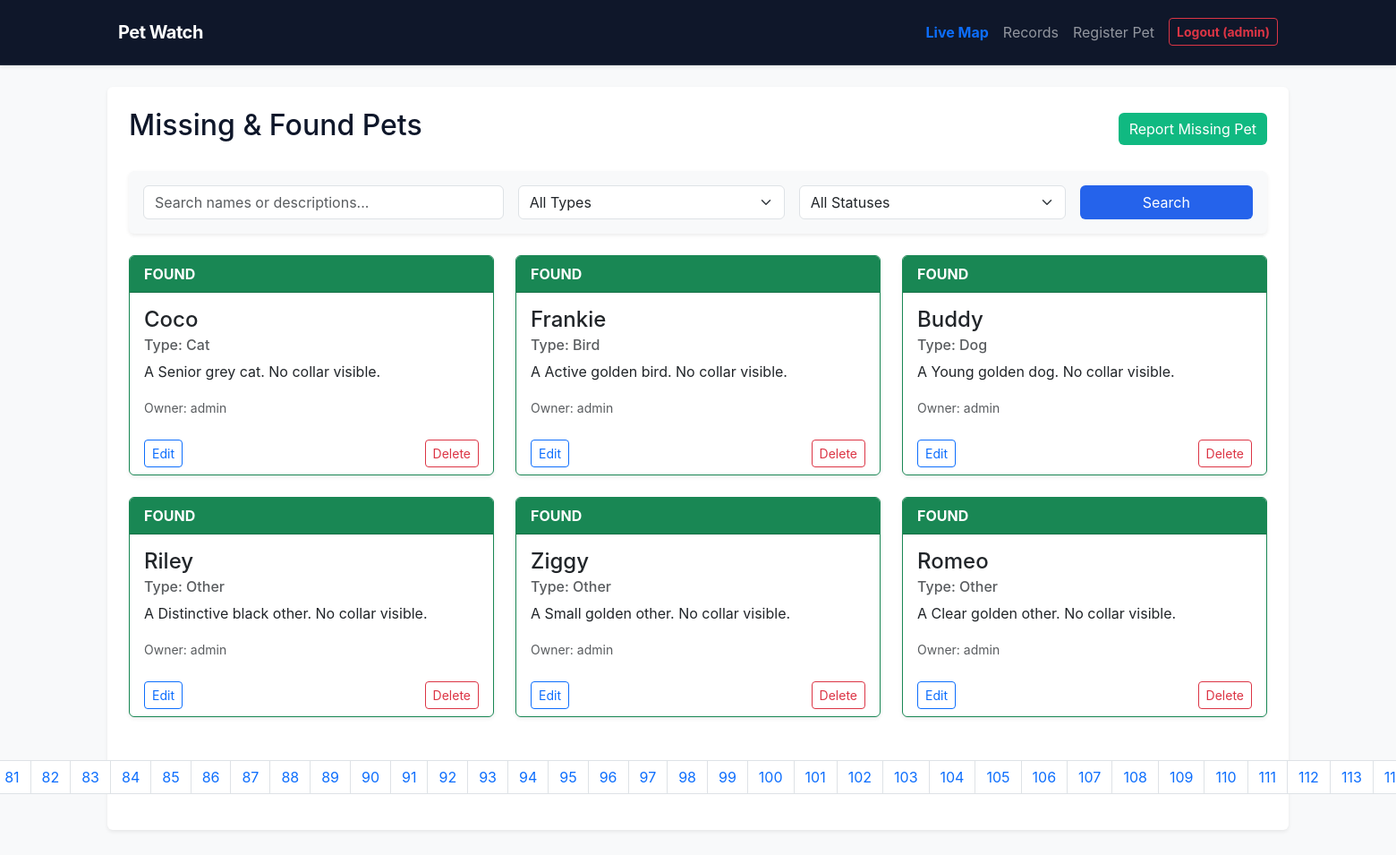
Page /index.php?controller=pet&action=index (signed in) on the committed database.
### tables this page shows
CREATE TABLE users (
            id INTEGER PRIMARY KEY AUTOINCREMENT, username TEXT UNIQUE NOT NULL, password TEXT NOT NULL, role TEXT NOT NULL);

### controllers/PetController.php (called while the page is built, shortened)
<?php
require_once 'models/Pet.php';
class PetController {
    public function index() {
        $keyword = htmlspecialchars(trim($_GET['keyword'] ?? ''));
        $type = htmlspecialchars(trim($_GET['type'] ?? ''));
        $status = htmlspecialchars(trim($_GET['status'] ?? ''));
        $page = isset($_GET['page']) && is_numeric($_GET['page']) ? (int)$_GET['page'] : 1;
        $perPage = 6;
        $offset = ($page - 1) * $perPage;
        $totalPets = Pet::countSearch($keyword, $type, $status);
        $totalPages = ceil($totalPets / $perPage);
        $pets = Pet::search($keyword, $type, $status, $perPage, $offset);
        $queryString = http_build_query(['controller' => 'pet', 'action' => 'index', 'keyword' => $keyword, 'type' => $type, 'status' => $status]);
        require_once 'views/pets/index.phtml';
    }
}

### models/Pet.php (called while the page is built, shortened)
<?php
class Pet {
    public static function search($keyword = '', $type = '', $status = '', $limit = 6, $offset = 0) {
        $db = Database::connect();
        $sql = "SELECT pets.*, users.username as owner_name
                FROM pets
                JOIN users ON pets.owner_id = users.id
                WHERE 1=1";
        $params = [];
        $sql .= " ORDER BY pets.status ASC, pets.id DESC LIMIT :limit OFFSET :offset";
        $stmt = $db->prepare($sql);
        $stmt->bindValue(':limit', (int)$limit, PDO::PARAM_INT);
        $stmt->bindValue(':offset', (int)$offset, PDO::PARAM_INT);
        $stmt->execute();
        return $stmt->fetchAll();
    }
    public static function countSearch($keyword = '', $type = '', $status = '') {
        $db = Database::connect();
        $sql = "SELECT COUNT(*) as total FROM pets WHERE 1=1";
        $params = [];
        $stmt = $db->prepare($sql);
        $stmt->execute($params);
        $row = $stmt->fetch();
        return $row['total'];
    }
}

### views/pets/index.phtml (the view, shortened to what this page needs)
<?php require_once 'views/templates/header.phtml'; ?>
<div class="d-flex justify-content-between align-items-center mb-4">
    <h2>Missing & Found Pets</h2>
    <?php if(isset($_SESSION['user_id'])): ?>
        <a href="index.php?controller=pet&action=create" class="btn btn-success">Report Missing Pet</a>
    <?php endif; ?>
</div>
<div class="card shadow-sm mb-4 bg-light border-0">
    <div class="card-body">
        <form action="index.php" method="GET" class="row g-3">
            <div class="col-md-4">
                <input type="text" name="keyword" class="form-control" placeholder="Search names or descriptions..." value="<?= htmlspecialchars($keyword ?? '') ?>">
            </div>
            <div class="col-md-3">
                <select name="type" class="form-select">
                    <option value="">All Types</option>
                </select>
            </div>
            <div class="col-md-3">
                <select name="status" class="form-select">
                    <option value="">All Statuses</option>
                </select>
            </div>
            <div class="col-md-2 d-grid">
                <button type="submit" class="btn btn-primary">Search</button>
            </div>
        </form>
    </div>
</div>
<div class="row">
    <?php if (empty($pets)): ?>
        <div class="col-12 text-center py-5">
            <h4 class="text-muted">No pets found matching your criteria.</h4>
            <a href="index.php?controller=pet&action=index" class="btn btn-outline-secondary mt-2">Clear Filters</a>
        </div>
    <?php else: ?>
        <?php foreach ($pets as $pet): ?>
            <div class="col-md-4 mb-4">
                <div class="card h-100 shadow-sm border-<?= $pet['status'] === 'missing' ? 'danger' : 'success' ?>">
                    <div class="card-header bg-<?= $pet['status'] === 'missing' ? 'danger' : 'success' ?> text-white text-uppercase fw-bold">
                        <?= htmlspecialchars($pet['status']) ?>
                    </div>
                    <div class="card-body">
                        <h4 class="card-title"><?= htmlspecialchars($pet['name']) ?></h4>
                        <h6 class="card-subtitle mb-2 text-muted">Type: <?= htmlspecialchars($pet['type']) ?></h6>
                        <p class="card-text"><?= nl2br(htmlspecialchars($pet['description'])) ?></p>
                        <small class="text-muted">Owner: <?= htmlspecialchars($pet['owner_name']) ?></small>
                    </div>
                    <?php if(isset($_SESSION['user_id']) && $_SESSION['user_id'] === $pet['owner_id']): ?>
                        <div class="card-footer bg-transparent border-top-0">
                            <a href="index.php?controller=pet&action=edit&id=<?= $pet['id'] ?>" class="btn btn-sm btn-outline-primary">Edit</a>
                            <a href="index.php?controller=pet&action=delete&id=<?= $pet['id'] ?>" class="btn btn-sm btn-outline-danger float-end" onclick="return confirm('Delete this listing?');">Delete</a>
                        </div>
                    <?php endif; ?>
                </div>
            </div>
        <?php endforeach; ?>
    <?php endif; ?>
</div>
<?php if (isset($totalPages) && $totalPages > 1): ?>
    <nav aria-label="Pet pagination" class="mt-4">
        <ul class="pagination justify-content-center">
            <?php for ($i = 1; $i <= $totalPages; $i++): ?>
                <li class="page-item <?= ($page == $i) ? 'active' : '' ?>">
                    <a class="page-link" href="index.php?<?= $queryString ?>&page=<?= $i ?>"><?= $i ?></a>
                </li>
            <?php endfor; ?>
        </ul>
    </nav>
<?php endif; ?>
<?php require_once 'views/templates/footer.phtml'; ?>

### css/style.css (style rules this page uses)
body { font-family: 'Inter', system-ui, -apple-system, sans-serif; background-color: var(--light); color: var(--dark); line-height: 1.5; }
.btn-primary { background-color: var(--primary); border: none; }
.btn-success { background-color: var(--success); border: none; }

### rows in the picture
users: status "FOUND", name "Coco", type "Cat", description "A Senior grey cat. No collar visible.", username "admin", name "Frankie", type "Bird", description "A Active golden bird. No collar visible.", name "Buddy", type "Dog", description "A Young golden dog. No collar visible.", name "Riley", type "Other", description "A Distinctive black other. No collar visible.", name "Ziggy", description "A Small golden other. No collar visible.", name "Romeo", description "A Clear golden other. No collar visible."

### other values in the picture
$_SESSION['username'] "admin"
